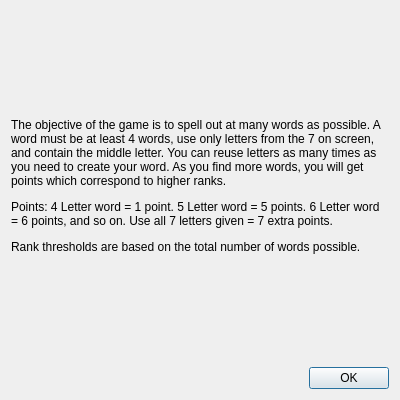
<?xml version="1.0" encoding="UTF-8"?>
<ui version="4.0">
 <class>Dialog</class>
 <widget class="QDialog" name="Dialog">
  <property name="geometry">
   <rect>
    <x>0</x>
    <y>0</y>
    <width>400</width>
    <height>400</height>
   </rect>
  </property>
  <property name="minimumSize">
   <size>
    <width>400</width>
    <height>400</height>
   </size>
  </property>
  <property name="windowTitle">
   <string>Help Menu</string>
  </property>
  <property name="windowIcon">
   <iconset>
    <normaloff>icons/BeeWindow.png</normaloff>icons/BeeWindow.png</iconset>
  </property>
  <layout class="QGridLayout" name="gridLayout">
   <item row="0" column="0">
    <widget class="QLabel" name="helpText">
     <property name="font">
      <font>
       <family>Segoe UI</family>
       <pointsize>8</pointsize>
      </font>
     </property>
     <property name="text">
      <string>&lt;html&gt;&lt;head/&gt;&lt;body&gt;&lt;p&gt;&lt;span style=&quot; font-family:'Segoe UI'; font-size:9pt;&quot;&gt;The objective of the game is to spell out at many words as possible. A word must be at least 4 words, use only letters from the 7 on screen, and contain the middle letter. You can reuse letters as many times as you need to create your word. As you find more words, you will get points which correspond to higher ranks.&lt;/span&gt;&lt;/p&gt;&lt;p&gt;&lt;span style=&quot; font-family:'Segoe UI'; font-size:9pt;&quot;&gt;Points: 4 Letter word = 1 point. 5 Letter word = 5 points. 6 Letter word = 6 points, and so on. Use all 7 letters given = 7 extra points.&lt;/span&gt;&lt;/p&gt;&lt;p&gt;&lt;span style=&quot; font-family:'Segoe UI'; font-size:9pt;&quot;&gt;Rank thresholds are based on the total number of words possible.&lt;/span&gt;&lt;/p&gt;&lt;/body&gt;&lt;/html&gt;</string>
     </property>
     <property name="textFormat">
      <enum>Qt::AutoText</enum>
     </property>
     <property name="wordWrap">
      <bool>true</bool>
     </property>
    </widget>
   </item>
   <item row="1" column="0">
    <widget class="QDialogButtonBox" name="buttonBox">
     <property name="font">
      <font>
       <family>MS Shell Dlg 2</family>
      </font>
     </property>
     <property name="orientation">
      <enum>Qt::Horizontal</enum>
     </property>
     <property name="standardButtons">
      <set>QDialogButtonBox::Ok</set>
     </property>
    </widget>
   </item>
  </layout>
 </widget>
 <resources/>
 <connections>
  <connection>
   <sender>buttonBox</sender>
   <signal>accepted()</signal>
   <receiver>Dialog</receiver>
   <slot>accept()</slot>
   <hints>
    <hint type="sourcelabel">
     <x>259</x>
     <y>288</y>
    </hint>
    <hint type="destinationlabel">
     <x>157</x>
     <y>274</y>
    </hint>
   </hints>
  </connection>
  <connection>
   <sender>buttonBox</sender>
   <signal>rejected()</signal>
   <receiver>Dialog</receiver>
   <slot>reject()</slot>
   <hints>
    <hint type="sourcelabel">
     <x>327</x>
     <y>288</y>
    </hint>
    <hint type="destinationlabel">
     <x>286</x>
     <y>274</y>
    </hint>
   </hints>
  </connection>
 </connections>
</ui>
